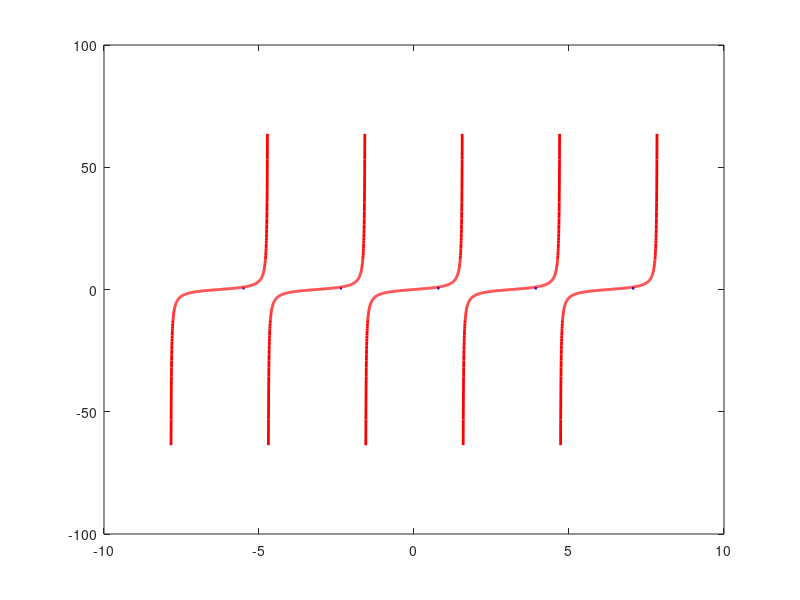

Reproduce this figure in MATLAB. (Note: this script raises an error after producing the figure.)
%% Matlab file for plotting the tangent function as seen in figure 2.2
close all
clear all

set(0,'defaultTextInterpreter','tex');

% Define a linspace for one period of tangent
p = pi/2;
x=linspace(-p*0.99,p*0.99,1000);

% Plot the first period of the tangent function
plot(x,tan(x),'r','LineWidth',2)
hold on
plot([pi/4 pi/4],[0 1],'b--','LineWidth',1.5)

% Plot 4 additional periods of the tangent function
for i = [-2*pi -pi pi 2*pi]
    plot(x-i,tan(x-i),'r','LineWidth',2)
    plot(i+[pi/4 pi/4],[0 1],'b--','LineWidth',1.5)
end
yline(1,'b','LineWidth',2)
yline(0,'k')
xline(0,'k')
ylim([-5 5])
xlim([-9 10])
legend('y=tan(\theta)','FontSize',14)

% Insert labels
text(0.3,4.5, 'y','FontSize',14)
text(9.3,0.4, '\theta','FontSize',14)
text(-7.5,1.4, 'y=1','FontSize',14)
text(pi/4-0.5,-0.4, '{\pi}/_{4}','FontSize',14)
text(-3*pi/4-0.5,-0.4, '{-3\pi}/_{4}','FontSize',14)
text(-7*pi/4-0.5,-0.4, '{-7\pi}/_{4}','FontSize',14)
text(5*pi/4-0.5,-0.4, '{5\pi}/_{4}','FontSize',14)
text(9*pi/4-0.5,-0.4, '{9\pi}/_{4}','FontSize',14)

% Remove xticks and yticks
set(gca,'XTick',[], 'YTick', [])